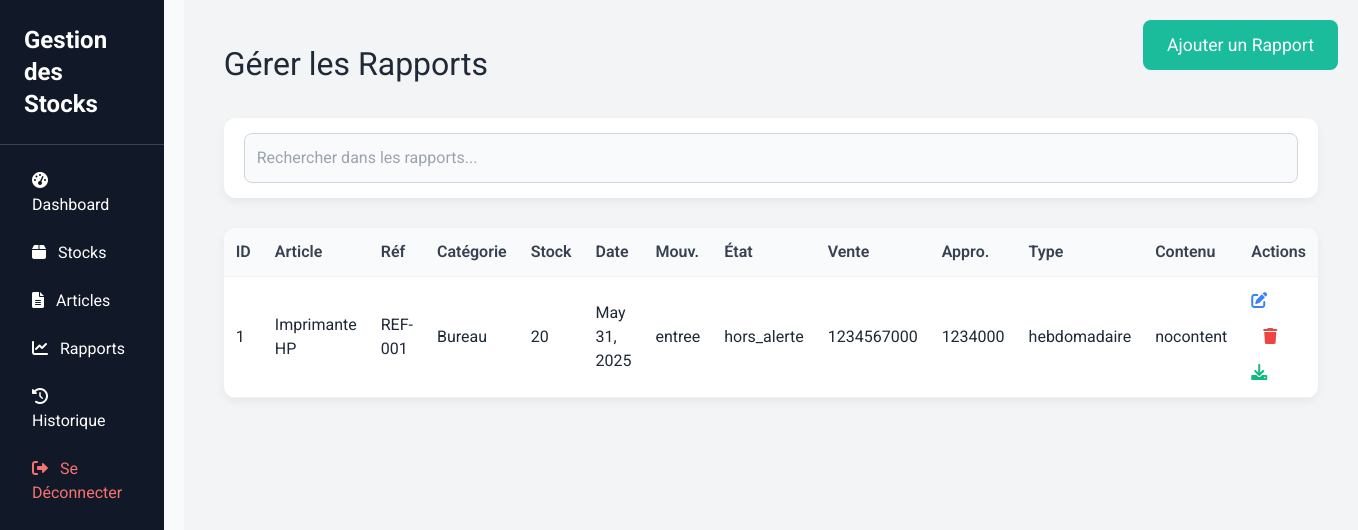
Screenshot of /rapports/ (signed in) with the database file from the repository.
### rapport/models.py (models this page shows, shortened)
class Rapport(models.Model):
    id = models.AutoField(primary_key=True)
    stock=models.ForeignKey('stock.Stock', on_delete=models.CASCADE,default=None,null=True)
    dateRapport = models.DateField()
    vente = models.CharField(max_length=20)
    approvisionnement = models.CharField(max_length=20)
    type_rapport = models.CharField(max_length=20,default="journalier",choices=[('mensuel', 'Mensuel'), ('hebdomadaire', 'Hebdomadaire'), ('journalier', 'Journalier'),])
    contenu = models.TextField(default="")  # Contenu du rapport
    généré_par = models.ForeignKey(User, on_delete=models.CASCADE,default=1)

### stock/models.py (models this page shows, shortened)
class Stock(models.Model):
    id = models.AutoField(primary_key=True)
    article = models.ForeignKey(Article, on_delete=models.CASCADE,null=True)
    date = models.DateField(null=True, blank=True)
    class TypeChoices(models.TextChoices):
        ENTREE = "entree", "Entrée"
        SORTIE = "sortie", "Sortie"
    class EtatChoices(models.TextChoices):
        EN_ALERTE = "en_alerte", "En alerte"
        HORS_ALERTE = "hors_alerte", "Hors alerte"
    type = models.CharField(max_length=10, choices=TypeChoices.choices, default=TypeChoices.ENTREE)
    etatStock = models.CharField(max_length=15, choices=EtatChoices.choices, default=EtatChoices.HORS_ALERTE)
    quantiteDisponible = models.IntegerField()
    seuilAlerte = models.IntegerField()
    utilisateur = models.ForeignKey(User, on_delete=models.CASCADE, null=True)  # Ajout de l'utilisateur qui effectue le mouvement

### article/models.py (models this page shows, shortened)
class Article(models.Model):
    id = models.AutoField(primary_key=True)
    nom = models.CharField(max_length=100)
    references = models.CharField(max_length=50, null=True, blank=True)
    categorie = models.CharField(max_length=50, null=True, blank=True)
    prix = models.DecimalField(decimal_places=2, max_digits=10, null=True, blank=True)
    quantite = models.IntegerField(default=0)
    description = models.TextField(null=True, blank=True)  # Description détaillée de l'article
    date_ajout = models.DateField(default=date.today)
    class Etat(models.TextChoices):
        EN_STOCK = "en_stock", "En stock"
        HORS_STOCK = "hors_stock", "Hors stock"
    etat = models.CharField(max_length=15, choices=Etat.choices, default=Etat.HORS_STOCK)
    class Meta:
        verbose_name = 'Article'
        verbose_name_plural = 'Articles'

### rapport/views.py (the view)
# urls.py: path('rapports/', get_rapports, name='get_rapports'),
@never_cache
@login_required(login_url='/loginpage/')
def get_rapports(request):
    rapports = Rapport.objects.all()
    response = render(request, 'rapports.html', {'rapports': rapports})
    return disable_cache(response)

### rapport/views.py (called while the page is built)
def disable_cache(response):
    response['Cache-Control'] = 'no-cache, no-store, must-revalidate'
    response['Pragma'] = 'no-cache'
    response['Expires'] = '0'
    return response

### templates/rapports.html (shortened to what this page needs)
{% extends 'base.html' %}
{% block content %}
    <div class="header-container">
        <h1>Gérer les Rapports</h1>
        <button id="add-rapport-btn" onclick="toggleModal()">Ajouter un Rapport</button>
    </div>
    <div class="search-container">
        <input type="text" id="search-bar" placeholder="Rechercher dans les rapports..." onkeyup="filterTable()">
    </div>
    <table class="rapport-table" id="rapportTable">
        <thead>
            <tr>
                <th>ID</th>
                <th>Article</th>
                <th>Réf</th>
                <th>Catégorie</th>
                <th>Stock</th>
                <th>Date</th>
                <th>Mouv.</th>
                <th>État</th>
                <th>Vente</th>
                <th>Appro.</th>
                <th>Type</th>
                <th>Contenu</th>
                <th>Actions</th>
            </tr>
        </thead>
        <tbody>
            {% for rapport in rapports %}
            <tr>
                <td>{{ rapport.id }}</td>
                <td>{{ rapport.stock.article.nom }}</td>
                <td>{{ rapport.stock.article.references }}</td>
                <td>{{ rapport.stock.article.categorie }}</td>
                <td>{{ rapport.stock.quantiteDisponible }}</td>
                <td>{{ rapport.dateRapport }}</td>
                <td>{{ rapport.stock.type }}</td>
                <td>{{ rapport.stock.etatStock }}</td>
                <td>{{ rapport.vente }}</td>
                <td>{{ rapport.approvisionnement }}</td>
                <td>{{ rapport.type_rapport }}</td>
                <td>{{ rapport.contenu }}</td>
                <td>
                    <a href="{% url 'update_rapport_view' rapport.id %}"><i class="fas fa-edit text-blue-500"></i></a>
                    <form method="POST" action="{% url 'delete_rapport' rapport.id %}" class="inline delete-form" style="display:inline;">
                        <button type="submit" onclick="return confirm('Supprimer ce rapport ?');" style="background:none;border:none;">
                            <i class="fas fa-trash text-red-500"></i>
                        </button>
                    </form>
                    <a href="{% url 'rapport_pdf' %}"><i class="fas fa-download text-green-500"></i></a>
                </td>
            </tr>
            {% empty %}
            <tr><td colspan="13">Aucun rapport disponible.</td></tr>
            {% endfor %}
        </tbody>
    </table>
{% endblock %}

### rows the page displays
Rapport: id "1", stock.article.nom "Imprimante HP", stock.article.references "REF-001", stock.article.categorie "Bureau", stock.quantiteDisponible "20", dateRapport "May 31, 2025", stock.type "entree", stock.etatStock "hors_alerte", vente "1234567000", approvisionnement "1234000", type_rapport "hebdomadaire", contenu "nocontent"
